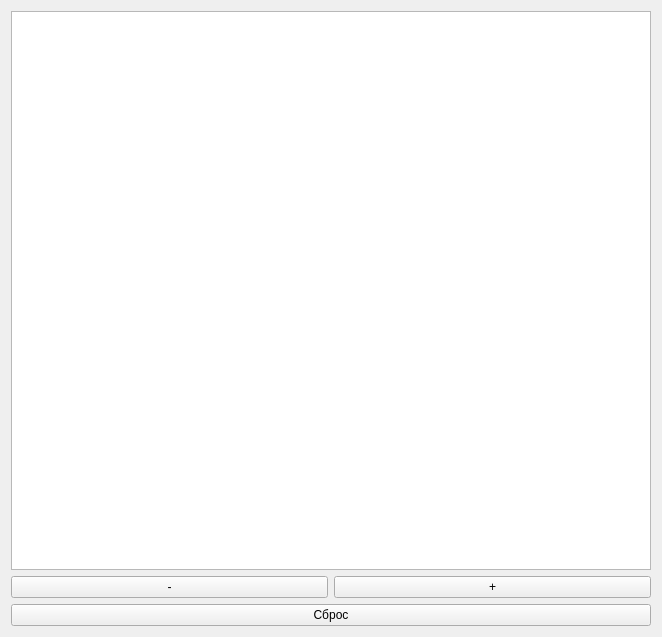
<?xml version="1.0" encoding="UTF-8"?>
<ui version="4.0">
 <class>CompassWidget</class>
 <widget class="QWidget" name="CompassWidget">
  <property name="geometry">
   <rect>
    <x>0</x>
    <y>0</y>
    <width>662</width>
    <height>637</height>
   </rect>
  </property>
  <property name="windowTitle">
   <string>CompassWidget</string>
  </property>
  <layout class="QVBoxLayout" name="verticalLayout">
   <item>
    <widget class="QGraphicsView" name="view"/>
   </item>
   <item>
    <layout class="QHBoxLayout" name="horizontalLayout">
     <item>
      <widget class="QPushButton" name="btnMinus">
       <property name="text">
        <string>-</string>
       </property>
      </widget>
     </item>
     <item>
      <widget class="QPushButton" name="btnPlus">
       <property name="text">
        <string>+</string>
       </property>
      </widget>
     </item>
    </layout>
   </item>
   <item>
    <widget class="QPushButton" name="btnReset">
     <property name="text">
      <string>Сброс</string>
     </property>
    </widget>
   </item>
  </layout>
 </widget>
 <layoutdefault spacing="6" margin="11"/>
 <resources/>
 <connections/>
</ui>
